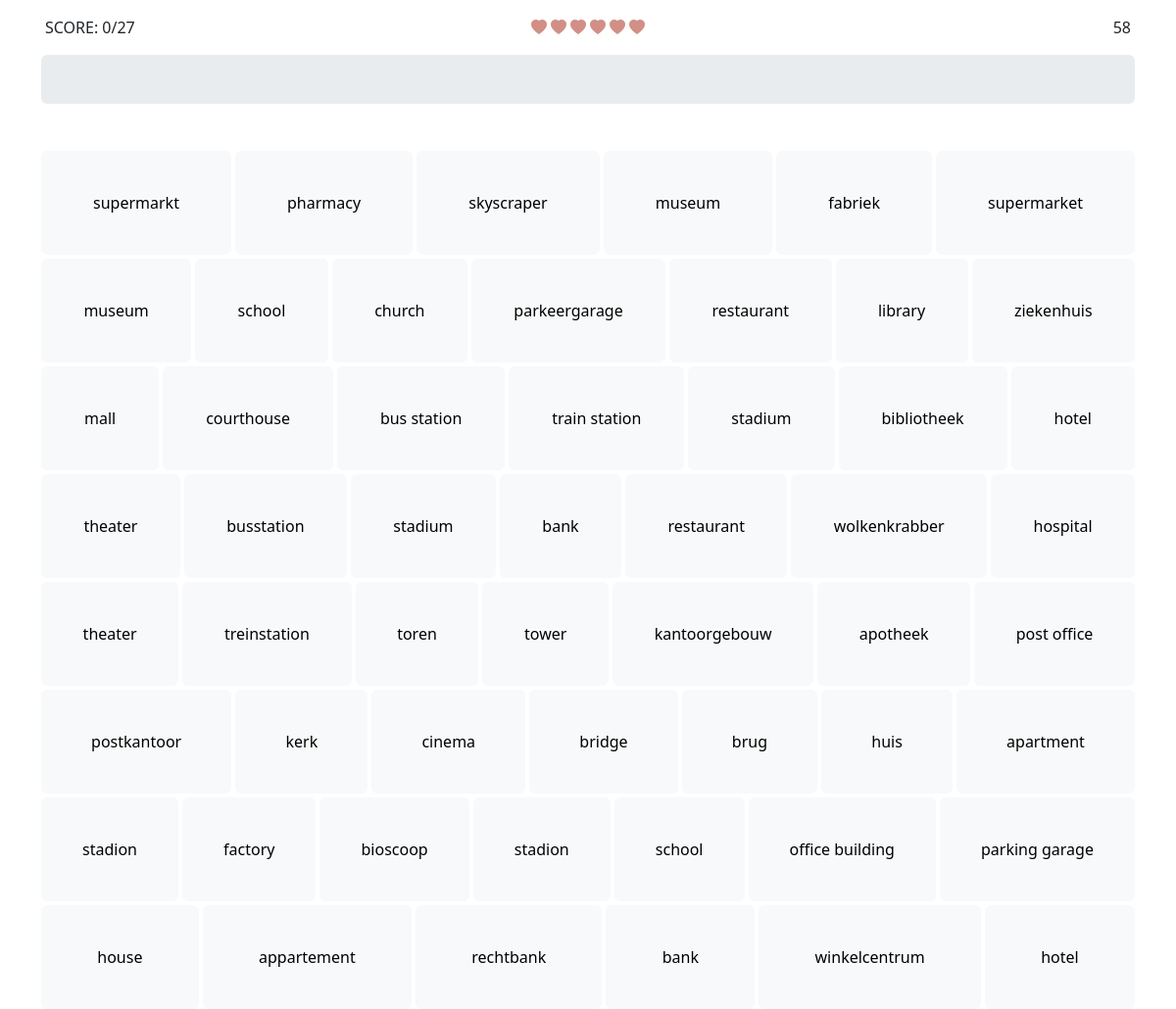
Page /game?library=city on the committed database.
### tables this page shows
CREATE TABLE words (
       id INTEGER PRIMARY KEY AUTOINCREMENT,
       english TEXT,
       dutch TEXT,
       library TEXT
       );

### project.py (the view)
@app.route("/game")
def game():
    library = request.args.get('library', 'animals')
    if request.method == "GET":
        words = db.execute("SELECT * FROM words WHERE library = ?;",library)
        words_reshuffled = reshape_and_reshuffle(words)
        wordsamount = len(words)
        return render_template("game.html",words_reshuffled=words_reshuffled ,wordsamount=wordsamount)

### project.py (called while the page is built)
def reshape_and_reshuffle(query_result):
    reshuffled_data = []
    for item in query_result:
        reshuffled_data.append({"id": item["id"], "lang": item["english"]})
        reshuffled_data.append({"id": item["id"], "lang": item["dutch"]})
    random.shuffle(reshuffled_data)
    return reshuffled_data

### templates/game.html (shortened to what this page needs)
{% extends "layout.html" %}
{% block header %}
    <div class="row gx-0">
        <div class="col p-3 d-flex justify-content-start" id='score'>SCORE</div>
        <div class="col p-3 d-flex justify-content-center gap-1">
            <i class="bi bi-heart-fill" id="hp5"></i>
            <i class="bi bi-heart-fill" id="hp4"></i>
            <i class="bi bi-heart-fill" id="hp3"></i>
            <i class="bi bi-heart-fill" id="hp2"></i>
            <i class="bi bi-heart-fill" id="hp1"></i>
            <i class="bi bi-heart-fill" id="hp0"></i>
        </div>
        <div class="col p-3 d-flex justify-content-end" id="timer"></div>
    </div>
    <div class="row mb-5 p-0 m-0">
        <div class="col">
            <div class="progress" role="progressbar" aria-valuemin="0" aria-valuemax="100">
            </div>
        </div>
    </div>
{% endblock %}
{% block main %}
    <div class="col d-flex gap-1 flex-wrap justify-content-center align-items-center" id="buttons">
        {% for word in words_reshuffled %}
            <button type="button" class="btn btn-light flex-grow-1" onclick="addToQueue(this)" id="{{ word.id }}">{{ word.lang }}</button>
        {% endfor %}
    </div>
{% endblock %}

### static/styles.css (style rules this page uses)
.btn { padding: 40px; }
.progress { height: 50px; --bs-progress-bar-bg: #9CD185; }
.bi { color: #D18F85; }

### rows in the picture
words: lang "supermarkt", lang "supermarket"
words: lang "pharmacy", lang "apotheek"
words: lang "skyscraper", lang "wolkenkrabber"
words: lang "museum"
words: lang "fabriek", lang "factory"
words: lang "school"
words: lang "church", lang "kerk"
words: lang "parkeergarage", lang "parking garage"
words: lang "restaurant"
words: lang "library", lang "bibliotheek"
words: lang "ziekenhuis", lang "hospital"
words: lang "mall", lang "winkelcentrum"
words: lang "courthouse", lang "rechtbank"
words: lang "bus station", lang "busstation"
words: lang "train station", lang "treinstation"
words: lang "stadium", lang "stadion"
words: lang "hotel"
words: lang "theater"
words: lang "stadium", lang "stadion"
words: lang "bank"
words: lang "toren", lang "tower"
words: lang "kantoorgebouw", lang "office building"
words: lang "post office", lang "postkantoor"
words: lang "cinema", lang "bioscoop"
words: lang "bridge", lang "brug"
words: lang "huis", lang "house"
words: lang "apartment", lang "appartement"
